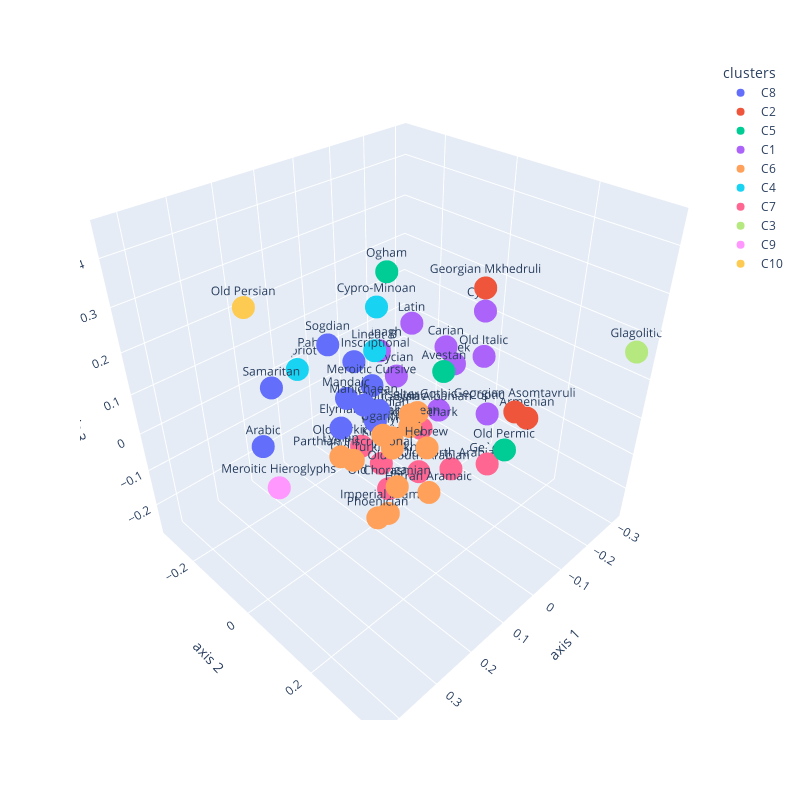

Notebook cell for this chart:
### Markdown cell above
# Bonus: three-dimensional scaling analysis of all the writing systems

We perform here a three-dimensional scaling analysis of all the scripts.
- This is additional and not present in the paper since three-dimensional plots are not well represented with screenshots. This visualization is interactive and visible by running the notebook.

### Code cell
mat_dist = np.zeros((len(alphabets), len(alphabets)))
for i in range(len(alphabets)):
    for j in range(len(alphabets)):
        if i != j:
            mat_dist[i][j] = dict_dist[tuple(sorted((i, j)))]

mds = MDS(
    dissimilarity="precomputed",
    random_state=0,
    n_components=3,
    normalized_stress=False,
    metric=True,
)
mat_dist_MDS_3 = mds.fit_transform(mat_dist)

mat_dist_MDS_3_df = pd.DataFrame(
    data={
        "axis 1": mat_dist_MDS_3[:, 0],
        "axis 2": mat_dist_MDS_3[:, 1],
        "axis 3": mat_dist_MDS_3[:, 2],
        "alphabets": alphabets_short,
        "clusters": list_clusters,
    }
)

fig = px.scatter_3d(
    mat_dist_MDS_3_df,
    x="axis 1",
    y="axis 2",
    z="axis 3",
    text="alphabets",
    color="clusters",
)
fig.update_layout(
    autosize=False,
    width=800,
    height=800,
)

fig.show()

### Figure 1 — Plotly figure (JSON) as saved in the notebook; plotly's stock layout.template omitted (floating-point values rounded to 4 significant figures)
{"data": [{"hovertemplate": "clusters=C8<br>axis 1=%{x}<br>axis 2=%{y}<br>axis 3=%{z}<br>alphabets=%{text}<extra></extra>", "legendgroup": "C8", "marker": {"color": "#636efa", "symbol": "circle"}, "mode": "markers+text", "name": "C8", "scene": "scene", "showlegend": true, "text": ["Arabic", "Elymaic", "Mandaic", "Manichaean", "Meroitic Cursive", "Old Sogdian", "Pahlavi Inscriptional", "Pahlavi Psalter", "Samaritan", "Sogdian"], "type": "scatter3d", "x": [0.2555, 0.1386, 0.1591, 0.1765, 0.0489, 0.07278, 0.04445, 0.0931, 0.2363, 0.1386], "y": [-0.1715, -0.04832, -0.00274, 0.06709, -0.04624, -0.01218, -0.1063, 0.0201, -0.1448, -0.07669], "z": [-0.05838, -0.004319, 0.1065, 0.1352, 0.06148, -0.001689, 0.09223, 0.05384, 0.09958, 0.1895]}, {"hovertemplate": "clusters=C2<br>axis 1=%{x}<br>axis 2=%{y}<br>axis 3=%{z}<br>alphabets=%{text}<extra></extra>", "legendgroup": "C2", "marker": {"color": "#EF553B", "symbol": "circle"}, "mode": "markers+text", "name": "C2", "scene": "scene", "showlegend": true, "text": ["Armenian", "Georgian Asomtavruli", "Georgian Mkhedruli"], "type": "scatter3d", "x": [-0.1805, -0.1304, -0.1462], "y": [0.198, 0.1996, 0.08642], "z": [-0.01733, 0.02685, 0.2709]}, {"hovertemplate": "clusters=C5<br>axis 1=%{x}<br>axis 2=%{y}<br>axis 3=%{z}<br>alphabets=%{text}<extra></extra>", "legendgroup": "C5", "marker": {"color": "#00cc96", "symbol": "circle"}, "mode": "markers+text", "name": "C5", "scene": "scene", "showlegend": true, "text": ["Avestan", "Ogham", "Old Permic"], "type": "scatter3d", "x": [-0.0638, 0.04915, -0.0326], "y": [0.05562, 0.0009941, 0.2515], "z": [0.09242, 0.3464, 0.01096]}, {"hovertemplate": "clusters=C1<br>axis 1=%{x}<br>axis 2=%{y}<br>axis 3=%{z}<br>alphabets=%{text}<extra></extra>", "legendgroup": "C1", "marker": {"color": "#ab63fa", "symbol": "circle"}, "mode": "markers+text", "name": "C1", "scene": "scene", "showlegend": true, "text": ["Carian", "Coptic", "Cyrillic", "Gothic", "Greek", "Latin", "Lycian", "Old Italic", "Tifinagh"], "type": "scatter3d", "x": [-0.2139, -0.2728, -0.3103, -0.2457, -0.2682, -0.1972, -0.1486, -0.2488, -0.2056], "y": [-0.06988, 0.02204, -0.03586, -0.1126, -0.08686, -0.1661, -0.1695, 0.01729, -0.2882], "z": [0.03133, -0.1487, 0.1026, -0.1936, -0.04986, 0.06245, -0.06843, 0.02846, -0.07413]}, {"hovertemplate": "clusters=C6<br>axis 1=%{x}<br>axis 2=%{y}<br>axis 3=%{z}<br>alphabets=%{text}<extra></extra>", "legendgroup": "C6", "marker": {"color": "#FFA15A", "symbol": "circle"}, "mode": "markers+text", "name": "C6", "scene": "scene", "showlegend": true, "text": ["Caucasian Albanian", "Chorasmian", "Hatran Aramaic", "Hebrew", "Imperial Aramaic", "Kharoshthi", "Lydian", "Nabataean", "Palmyrene", "Parthian Inscriptional", "Phoenician", "Syriac", "Ugaritic"], "type": "scatter3d", "x": [-0.02975, 0.1067, 0.04708, 0.01631, 0.1091, 0.03437, 0.09294, 0.01506, 0.05467, 0.1675, 0.186, 0.142, 0.1188], "y": [0.01389, 0.08731, 0.124, 0.08704, 0.06241, 0.000154, -0.1079, 0.03441, 0.01927, 0.01992, 0.1104, 0.1554, 0.05768], "z": [-0.01969, -0.1035, -0.1348, -0.0507, -0.1962, -0.09111, -0.1457, -0.02273, -0.03991, -0.03488, -0.1232, 0.141, 0.02487]}, {"hovertemplate": "clusters=C4<br>axis 1=%{x}<br>axis 2=%{y}<br>axis 3=%{z}<br>alphabets=%{text}<extra></extra>", "legendgroup": "C4", "marker": {"color": "#19d3f3", "symbol": "circle"}, "mode": "markers+text", "name": "C4", "scene": "scene", "showlegend": true, "text": ["Cypriot", "Cypro-Minoan", "Linear B"], "type": "scatter3d", "x": [0.05047, -0.05598, -0.05287], "y": [-0.302, -0.139, -0.144], "z": [-0.01756, 0.1734, 0.05954]}, {"hovertemplate": "clusters=C7<br>axis 1=%{x}<br>axis 2=%{y}<br>axis 3=%{z}<br>alphabets=%{text}<extra></extra>", "legendgroup": "C7", "marker": {"color": "#FF6692", "symbol": "circle"}, "mode": "markers+text", "name": "C7", "scene": "scene", "showlegend": true, "text": ["Elder Futhark", "Ge`ez", "Old Hungarian", "Old North Arabian", "Old South Arabian", "Old Turkic Orkhon", "Old Turkic Yenisei"], "type": "scatter3d", "x": [-0.0697, -0.1316, -0.0002273, -0.1049, -0.01526, 0.0148, -0.007221], "y": [-0.01063, 0.1392, -0.04754, 0.05545, 0.03539, -0.05609, -0.1475], "z": [-0.09953, -0.1536, -0.2649, -0.2033, -0.169, -0.1813, -0.1951]}, {"hovertemplate": "clusters=C3<br>axis 1=%{x}<br>axis 2=%{y}<br>axis 3=%{z}<br>alphabets=%{text}<extra></extra>", "legendgroup": "C3", "marker": {"color": "#B6E880", "symbol": "circle"}, "mode": "markers+text", "name": "C3", "scene": "scene", "showlegend": true, "text": ["Glagolitic"], "type": "scatter3d", "x": [-0.289], "y": [0.3638], "z": [0.1784]}, {"hovertemplate": "clusters=C9<br>axis 1=%{x}<br>axis 2=%{y}<br>axis 3=%{z}<br>alphabets=%{text}<extra></extra>", "legendgroup": "C9", "marker": {"color": "#FF97FF", "symbol": "circle"}, "mode": "markers+text", "name": "C9", "scene": "scene", "showlegend": true, "text": ["Meroitic Hieroglyphs"], "type": "scatter3d", "x": [0.4277], "y": [0.1267], "z": [0.1247]}, {"hovertemplate": "clusters=C10<br>axis 1=%{x}<br>axis 2=%{y}<br>axis 3=%{z}<br>alphabets=%{text}<extra></extra>", "legendgroup": "C10", "marker": {"color": "#FECB52", "symbol": "circle"}, "mode": "markers+text", "name": "C10", "scene": "scene", "showlegend": true, "text": ["Old Persian"], "type": "scatter3d", "x": [0.4246], "y": [0.08131], "z": [0.4507]}], "layout": {"autosize": false, "height": 800, "legend": {"title": {"text": "clusters"}, "tracegroupgap": 0}, "margin": {"t": 60}, "scene": {"domain": {"x": [0, 1], "y": [0, 1]}, "xaxis": {"title": {"text": "axis 1"}}, "yaxis": {"title": {"text": "axis 2"}}, "zaxis": {"title": {"text": "axis 3"}}}, "width": 800}}
